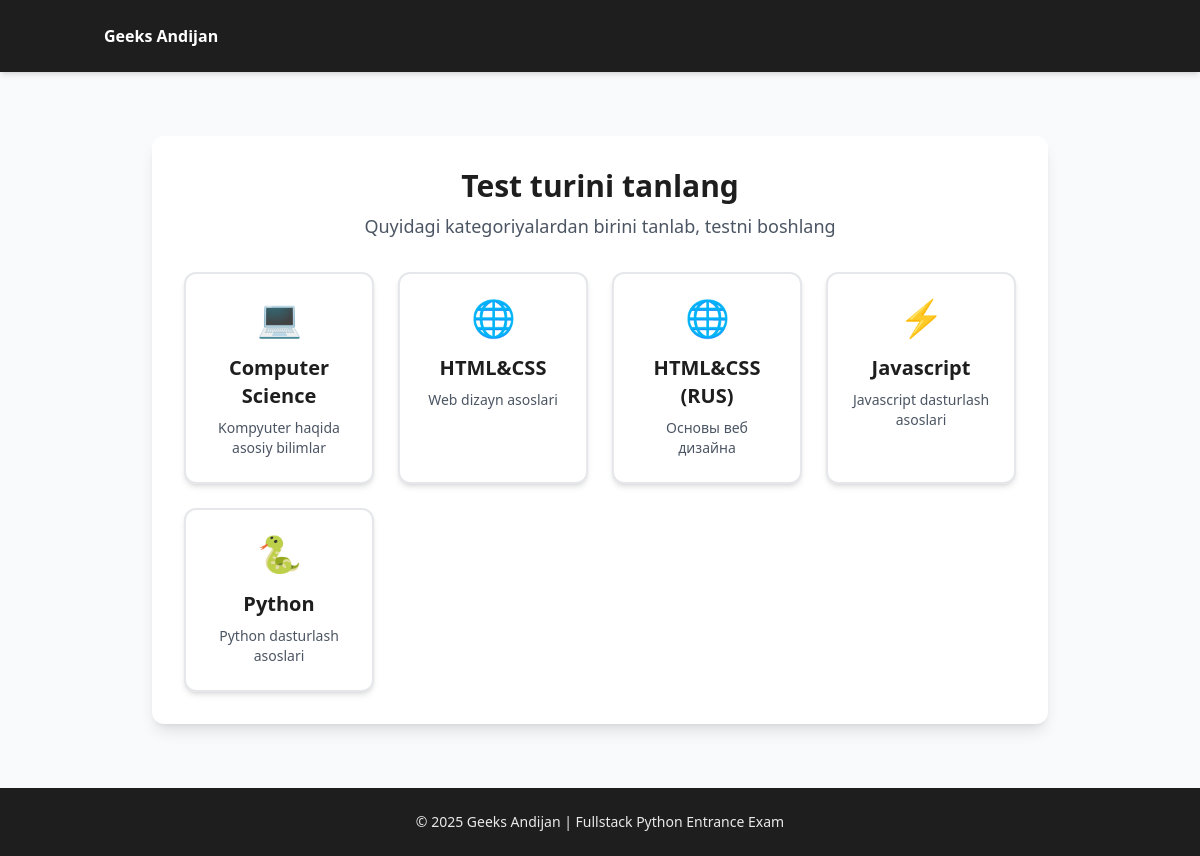
Page /categories/ (signed in) on the committed database.
### quiz/models.py (models this page shows, shortened)
class Category(models.Model):
    name = models.CharField(max_length=100)
    icon = models.CharField(max_length=100, blank=True, null=True)
    description = models.TextField(blank=True, null=True)
    class Meta:
        verbose_name_plural = "Categories"
        ordering = ['name']

### quiz/views.py (the view)
# urls.py: path('categories/', views.category_view, name='categories'),
def category_view(request):
    if 'lead_id' not in request.session:
        messages.error(request, 'Avval ro\'yxatdan o\'ting.')
        return redirect('register')
    categories = Category.objects.all()
    return render(request, 'quiz/category.html', {'categories': categories})

### quiz/templates/quiz/category.html
{% extends 'quiz/base.html' %}
{% block content %}
<div class="flex justify-center items-center min-h-[60vh] py-8">
    <div class="bg-white rounded-xl shadow-lg p-8 max-w-4xl w-full">
        <div class="text-center mb-8">
            <h2 class="text-3xl font-bold text-primary mb-2">Test turini tanlang</h2>
            <p class="text-lg text-gray-600">Quyidagi kategoriyalardan birini tanlab, testni boshlang</p>
        </div>
        <div class="grid grid-cols-1 md:grid-cols-2 lg:grid-cols-4 gap-6 mt-6">
            {% for category in categories %}
            <a href="{% url 'quiz' category.id %}" class="bg-white border-2 border-gray-200 rounded-xl p-6 text-center no-underline transition-all duration-300 hover:border-primary hover:bg-gray-50 transform hover:-translate-y-1 shadow-md hover:shadow-lg">
                <div class="text-4xl mb-4">{{category.icon}}</div>
                <div class="text-xl font-bold text-primary mb-2">{{ category.name }}</div>
                {% if category.description %}
                <div class="text-sm text-gray-600">{{ category.description }}</div>
                {% endif %}
            </a>
            {% empty %}
            <p class="col-span-full text-center py-8 text-gray-600">Hozircha kategoriyalar mavjud emas.</p>
            {% endfor %}
        </div>
    </div>
</div>
{% endblock %}

### quiz/templates/quiz/base.html (shortened to what this page needs)
{% load static %}
<!DOCTYPE html>
<html lang="en">
<head>
    <script src="https://cdn.tailwindcss.com"></script>
</head>
<body class="bg-gray-50 min-h-screen flex flex-col">
    <header class="bg-primary text-secondary shadow-md">
        <div class="container mx-auto px-4 py-6">
            <div class="logo flex items-center gap-2">
                <h2 class="text-1xl font-bold">Geeks Andijan </h1>
            </div>
        </div>
    </header>
    <main class="flex-1 py-8">
        <div class="container mx-auto px-4 max-w-7xl">
            {% autoescape off %}
            {% block content %}
            {% endblock %}
            {% endautoescape %}
        </div>
    </main>
    <footer class="bg-primary text-secondary py-6 mt-auto">
        <div class="container mx-auto px-4 text-center">
            <p class="text-sm opacity-90">&copy; 2025 Geeks Andijan | Fullstack Python Entrance Exam</p>
        </div>
    </footer>
</body>
</html>

### rows in the picture
Category: icon "💻", name "Computer Science", description "Kompyuter haqida asosiy bilimlar"
Category: icon "🌐", name "HTML&CSS", description "Web dizayn asoslari"
Category: icon "🌐", name "HTML&CSS (RUS)", description "Основы веб дизайна"
Category: icon "⚡", name "Javascript", description "Javascript dasturlash asoslari"
Category: icon "🐍", name "Python", description "Python dasturlash asoslari"
